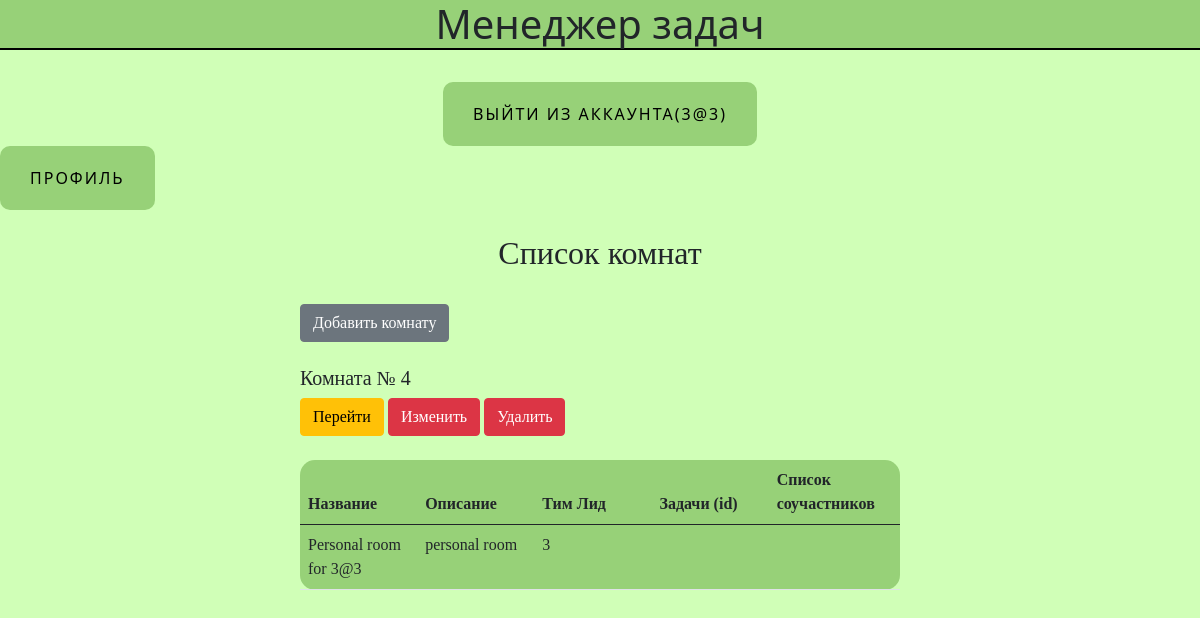
The app's page /allrooms (signed in), older data.
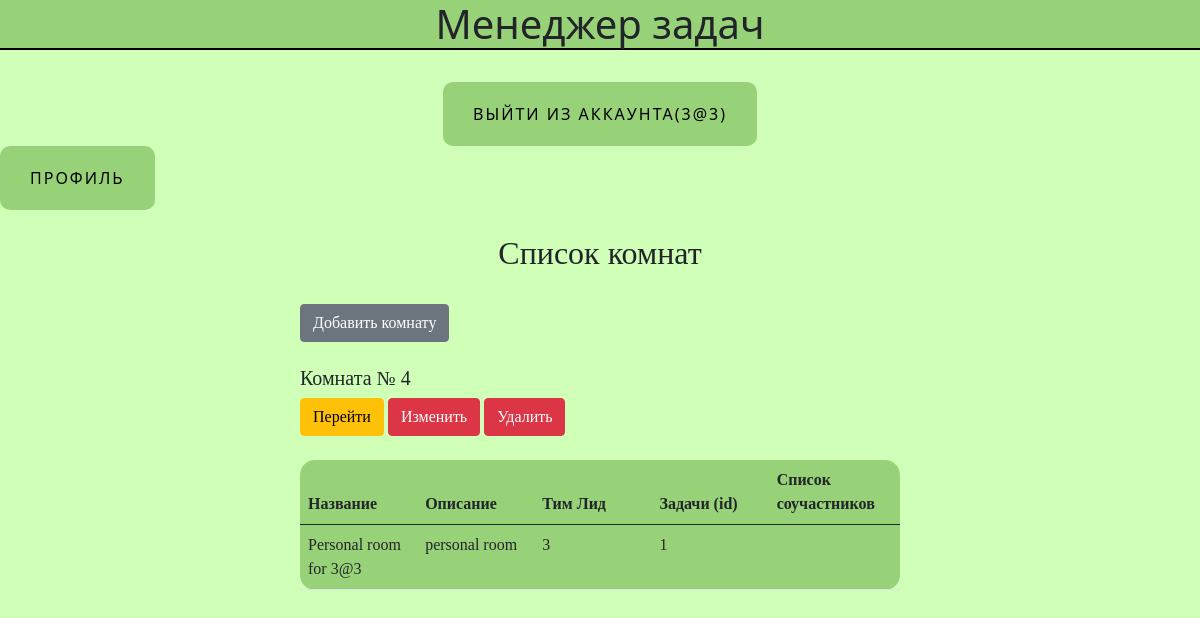
The same page, newer data.
### data/rooms.py (models this page shows)
class Rooms(SqlAlchemyBase, UserMixin):
    __tablename__ = "rooms"
    id = sqlalchemy.Column(sqlalchemy.Integer, primary_key=True, autoincrement=True)
    title = sqlalchemy.Column(sqlalchemy.String, nullable=True)
    about = sqlalchemy.Column(sqlalchemy.String, nullable=True)
    team_leader = sqlalchemy.Column(sqlalchemy.Integer, sqlalchemy.ForeignKey('users.id'), nullable=True)
    tasks = sqlalchemy.Column(sqlalchemy.String, sqlalchemy.ForeignKey('jobs.id'), nullable=True)
    collaborators = sqlalchemy.Column(sqlalchemy.String, nullable=True)

### main.py (the view)
@app.route('/allrooms')
@login_required
def all_rooms():
    dbs = db_session.create_session()
    if current_user.is_authenticated:
        res = dbs.query(Rooms).filter(
            (Rooms.team_leader.like(current_user.id) | Rooms.collaborators.like(f'%{current_user.id}%')))
        rooms = []
        for el in res:
            title = el.title
            team_leader = el.team_leader
            x = []
            collaborators = el.collaborators
            if collaborators is not None:
                for elem in collaborators:
                    elem = dbs.query(User).filter(User.id == elem).first()
                    if elem is not None:
                        x.append(elem.email)
            collaborators = ', '.join(x)
            about = el.about
            tasks = el.tasks
            x = []
            if tasks is not None:
                for elem in tasks:
                    elem = dbs.query(Jobs).filter(Jobs.id == elem).first()
                    if elem is not None:
                        x.append(elem.job)
            tasks = ', '.join(x)
            rooms.append([title, about, team_leader, tasks, collaborators, el.id])
        return render_template('allrooms.html', rooms=rooms)
    else:
        pass

### data/db_session.py (called while the page is built)
def create_session() -> Session:
    global __factory
    return __factory()

### main.py (called while the page is built)
@login_manager.user_loader
def load_user(user_id):
    db_sess = db_session.create_session()
    return db_sess.query(User).get(user_id)

### templates/allrooms.html (shortened to what this page needs)
{% extends "base.html" %}
{% block content %}
<br><h2 id="spec2">Список комнат</h2><br>
<div id="work_logs">
    {% if current_user.is_authenticated %}
    <a href="/addroom" class="btn btn-secondary">Добавить комнату</a>
    <br/>
    {% endif %}
    {% for room in rooms %}
    <br><h5>Комната № {{ room[5] }}</h5>
    <div class="buttons">
        <a href="/alljobs/{{ room[5] }}" class="btn btn-warning">Перейти</a>
        <a href="/addroom/{{ room[5] }}" class="btn btn-danger">Изменить</a>
        <a href="/room_delete/{{ room[5] }}" class="btn btn-danger">Удалить</a>
    </div>
    <br/>
    <table class="table">
        <thead class="thead-light">
        <tr>
            <th scope="col" class="col-2">Название</th>
            <th scope="col" class="col-2">Описание</th>
            <th scope="col" class="col-2">Тим Лид</th>
            <th scope="col" class="col-2">Задачи (id)</th>
            <th scope="col" class="col-2">Список соучастников</th>
        </tr>
        </thead>
        <tbody>
        <tr>
            <td class="col-2">{{ room[0] }}</td>
            <td class="col-2">{{ room[1] }}</td>
            <td class="col-2">{{ room[2] }}</td>
            <td class="col-2">{{ room[3] }}</td>
            <td class="col-2">{{ room[4] }}</td>
        </tr>
        </tbody>
    </table>
    {% endfor %}
</div>
{% endblock %}

Row changes from the older to the newer data that the page shows:
changed Rooms "Personal room for 3@3": room (not shown) → "1"
